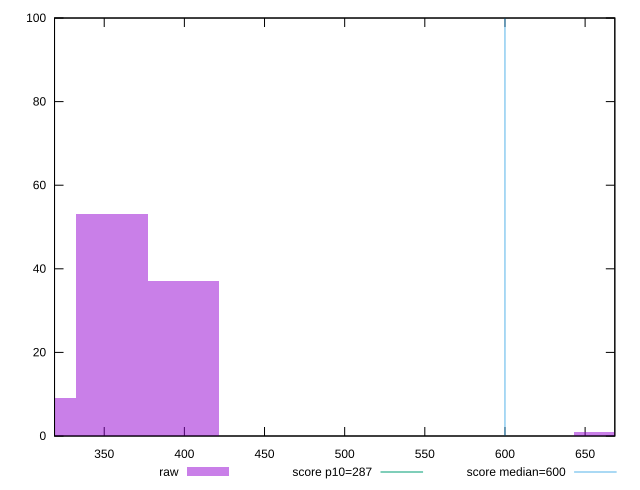

Source code (gnuplot):
reset

$raw <<EOF
665.3399741462957 1
354.84798621135775 53
310.49198793493804 9
399.20398448777746 37
EOF

set key outside below
set boxwidth 44.35599827641972
set xrange [319:668.5345]
set yrange [0:100]
set trange [0:100]
set style fill transparent solid 0.5 noborder

set parametric
set terminal svg size 640, 490 enhanced background rgb 'white'
set output "reports/report_00032_2021-02-25T10-28-15.087Z/total-blocking-time/samples/astro/raw/histogram.svg"

plot $raw title "raw" with boxes, \
     287,t title "score p10=287", \
     600,t title "score median=600"

reset
